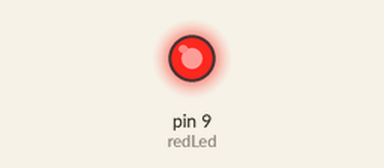
Bench run of a sketch on a simulated Arduino Uno, built with avr-gcc and run on an emulated ATmega328P. Shown: output pins drawn as LEDs (lit = HIGH).

Above: at 0.1 s.
At 1.3 s:
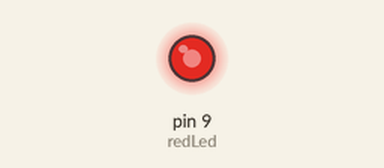
At 2.5 s:
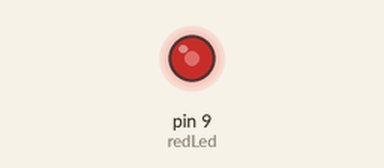
At 5.2 s:
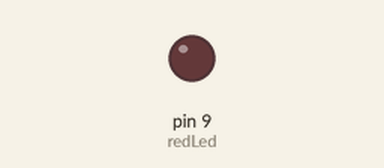
Timing chart, 0 to 6.7 s (numbered marks = the images above):
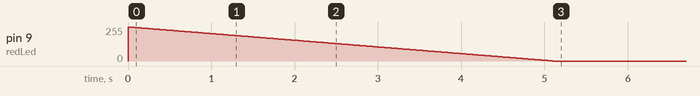

The sketch:

a05_led_pwm_decrease.ino
```cpp
/** LED PWM Decrease
 * 5. LED 세기가 최대치에서 1씩 줄어들어 꺼지게 해주세요.
 * (시간 간격 0.02초)
 */
int redLed = 9;

void setup() {
  for (int power = 255; power >= 0; power--) {
    analogWrite(redLed, power);
    delay(20);
  }
}

void loop() {
}
```
